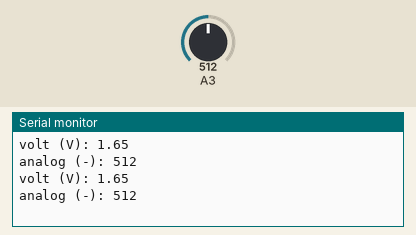
The sketch below on a simulated Arduino Uno, built with avr-gcc and run on an emulated ATmega328P. On the bench: the last lines printed to the serial monitor. Inputs (shaded band) come from the test bench; at power-on: A3 = 512.

Above: at 1.8 s.
1.9 s: A3 set to 716
At 2.5 s:
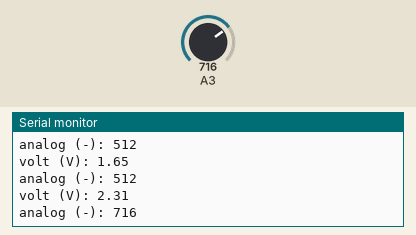
3.4 s: A3 set to 900
At 4.8 s:
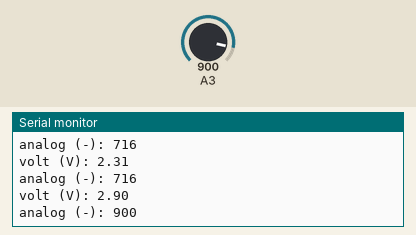
Timing chart, 0 to 6.4 s (numbered marks = the images above; inputs shaded):
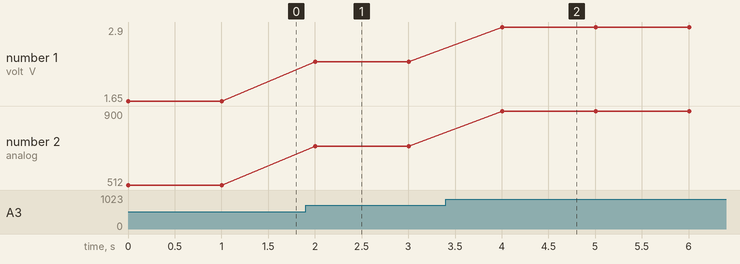

The sketch:

Thermometer.ino
```cpp
// the setup routine runs once when you press reset:
void setup() {
  Serial.begin(115200);
}

// the loop routine runs over and over again forever:
void loop() {
  //detect in value between 1 to 1023
  int detect_value = analogRead(A3);
  //transform voltage
  float Vcc = 3.3;
  float volt =( (float)detect_value * Vcc)/1023.;

  Serial.print("volt (V): ");
  Serial.print(volt, 2);
  Serial.println("");
  Serial.print("analog (-): ");
  Serial.print(detect_value);
  Serial.println("");

  delay(1000);	// wait for a second
}
```

Measured:
- after the input at 1.9 s, the serial monitor: prints a new line after 0.10 s (image 1)
- after the input at 3.4 s, the serial monitor: prints a new line after 0.60 s (image 2)
- plotted number 1: 1.65 → 2.31 after the input at 1.9 s, 2.31 → 2.9 after the input at 3.4 s
- plotted number 2: 512 → 716 after the input at 1.9 s, 716 → 900 after the input at 3.4 s
